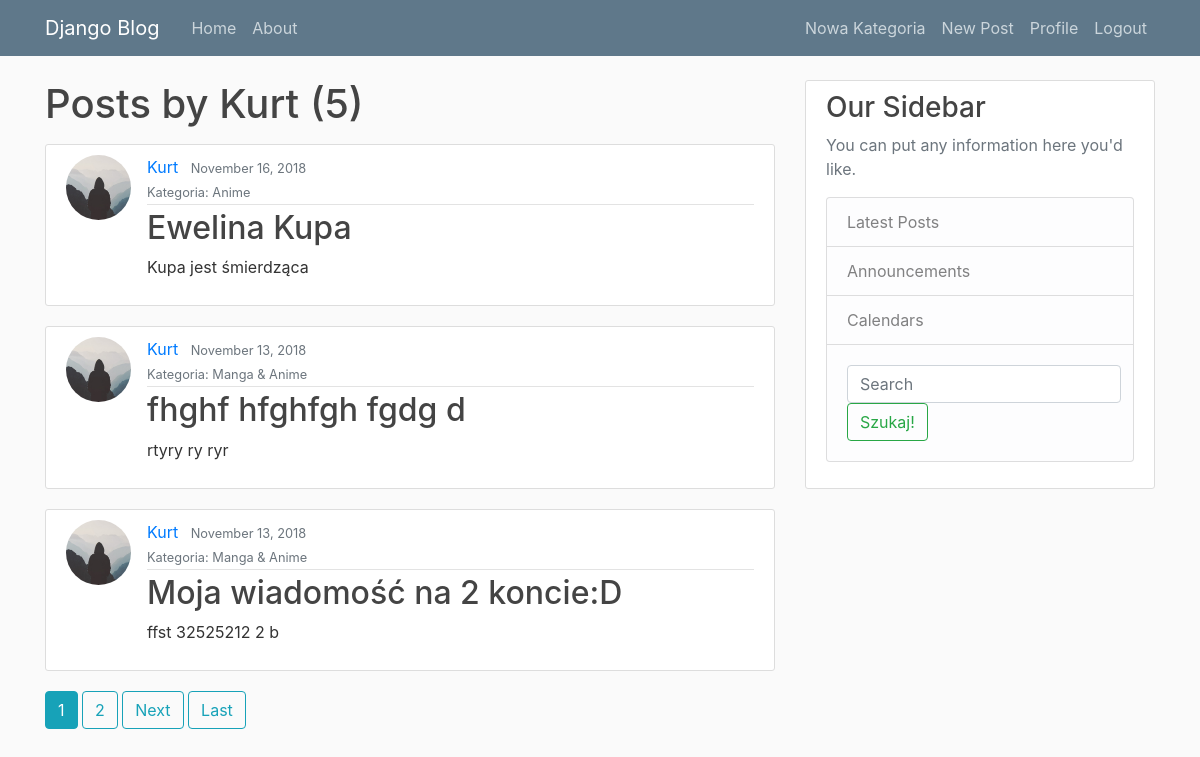
The page /user/Kurt (signed in) on the database its author committed.
### blog/models.py (models this page shows, shortened)
class Post(models.Model):
    title = models.CharField(max_length=100)
    content = models.TextField()
    date_posted = models.DateTimeField(default=timezone.now)
    author = models.ForeignKey(User, on_delete=models.CASCADE)
    post_category = models.ForeignKey('Category', on_delete=models.CASCADE, related_name='post_category_fk', null=True, blank=True)

class Category(models.Model):
    name = models.CharField(max_length=140)
    subcategory = models.ForeignKey('Category', on_delete=models.CASCADE, related_name='subcategory_category_fk', null=True, blank=True)
    slug = models.SlugField(max_length=140, unique=True)
    def __str__(self):
        return self.name

### users/models.py (models this page shows, shortened)
class Profile(models.Model):
    user = models.OneToOneField(User, on_delete=models.CASCADE)
    image = models.ImageField(default='default.jpg', upload_to='profile_pics')

### blog/views.py (the view)
# urls.py: path('user/<str:username>', UserPostListView.as_view(), name='user-posts'),
class UserPostListView(ListView):
    model = Post
    template_name = 'blog/user_posts.html'  # <app>/<model>_<viewtype>.html
    context_object_name = 'posts'
    paginate_by = 3
    def get_queryset(self):
        user = get_object_or_404(User, username=self.kwargs.get('username'))
        return Post.objects.filter(author=user).order_by('-date_posted')

### blog/templates/blog/user_posts.html (shortened to what this page needs)
{% extends "blog/base.html" %}
{% block content %}
    <h1 class="mb-3">Posts by {{ view.kwargs.username }} ({{ page_obj.paginator.count }})</h1>
    {% for post in posts %}
        <article class="media content-section">
          <img class="rounded-circle article-img" src="{{ post.author.profile.image.url }}">
          <div class="media-body">
            <div class="article-metadata">
              <a class="mr-2" href="{% url 'user-posts' post.author.username %}">{{ post.author }}</a>
              <small class="text-muted">{{ post.date_posted|date:"F d, Y" }}</small></br>
              <small class="text-muted">Kategoria: {{  post.post_category }}</small>
            </div>
            <h2><a class="article-title" href="{% url 'post-detail' post.id %}">{{ post.title }}</a></h2>
            <p class="article-content">{{ post.content }}</p>
          </div>
        </article>
    {% endfor %}
    {% if is_paginated %}
      {% for num in page_obj.paginator.page_range %}
        {% if page_obj.number == num %}
          <a class="btn btn-info mb-4" href="?page={{ num }}">{{ num }}</a>
        {% elif num > page_obj.number|add:'-3' and num < page_obj.number|add:'3' %}
          <a class="btn btn-outline-info mb-4" href="?page={{ num }}">{{ num }}</a>
        {% endif %}
      {% endfor %}
      {% if page_obj.has_next %}
        <a class="btn btn-outline-info mb-4" href="?page={{ page_obj.next_page_number }}">Next</a>
        <a class="btn btn-outline-info mb-4" href="?page={{ page_obj.paginator.num_pages }}">Last</a>
      {% endif %}
    {% endif %}
{% endblock content %}

### blog/static/blog/main.css (style rules this page uses)
body { background: #fafafa; color: #333333; margin-top: 5rem; }
h1, h2, h3, h4, h5, h6 { color: #444444; }
.content-section { background: #ffffff; padding: 10px 20px; border: 1px solid #dddddd; border-radius: 3px; margin-bottom: 20px; }
.article-title { color: #444444; }
.article-content { white-space: pre-line; }
.article-img { height: 65px; width: 65px; margin-right: 16px; }
.article-metadata { padding-bottom: 1px; margin-bottom: 4px; border-bottom: 1px solid #e3e3e3 }

### rows shown on the page
Post: author.profile.image (placeholder picture), author "Kurt", date_posted "November 16, 2018", post_category "Anime", title "Ewelina Kupa", content "Kupa jest śmierdząca"
Post: author.profile.image (placeholder picture), author "Kurt", date_posted "November 13, 2018", post_category "Manga & Anime", title "fhghf hfghfgh fgdg d", content "rtyry ry ryr"
Post: author.profile.image (placeholder picture), author "Kurt", date_posted "November 13, 2018", post_category "Manga & Anime", title "Moja wiadomość na 2 koncie:D", content "ffst 32525212 2 b"

### other values the page prints
{{ view.kwargs.username }} "Kurt"
{{ page_obj.paginator.count }} "5"
{{ num }} "1"
{{ num }} "2"
